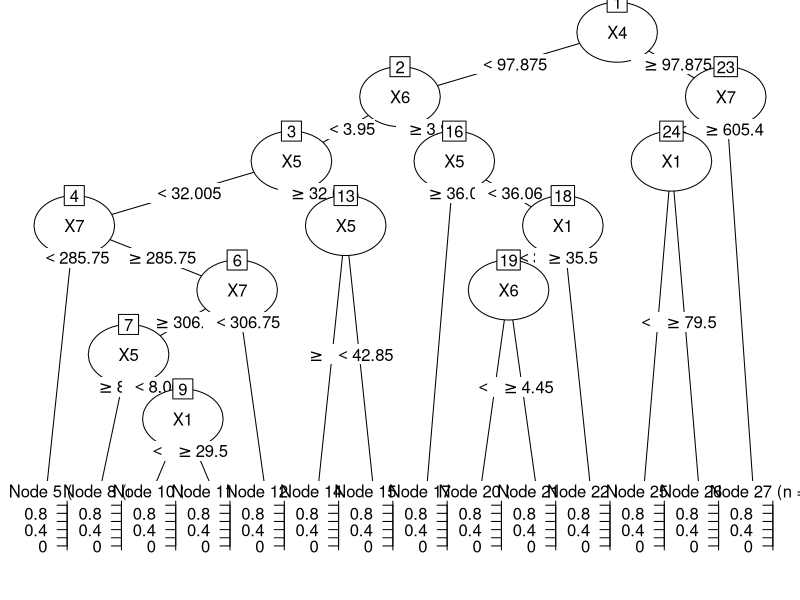
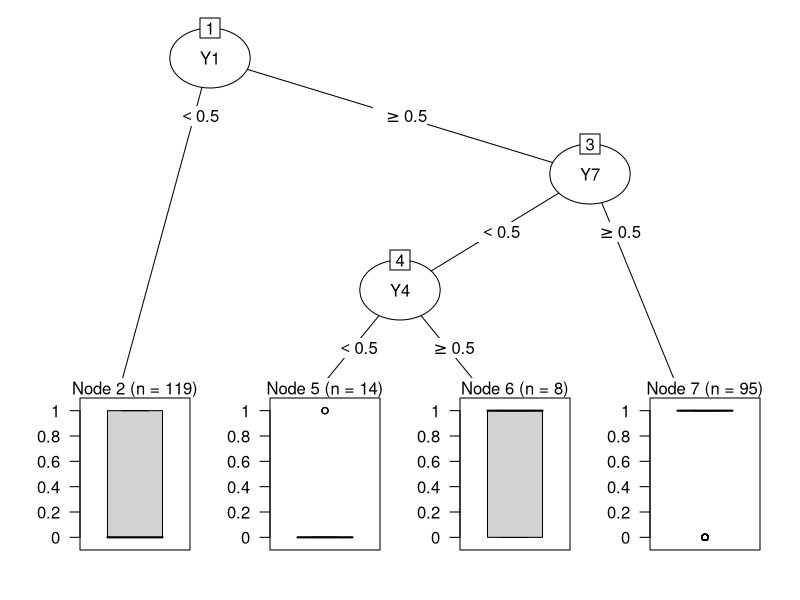
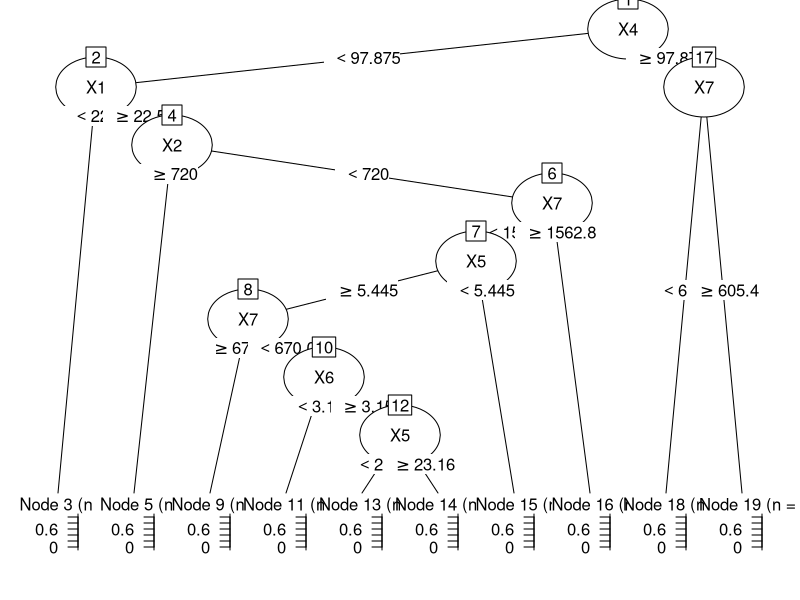
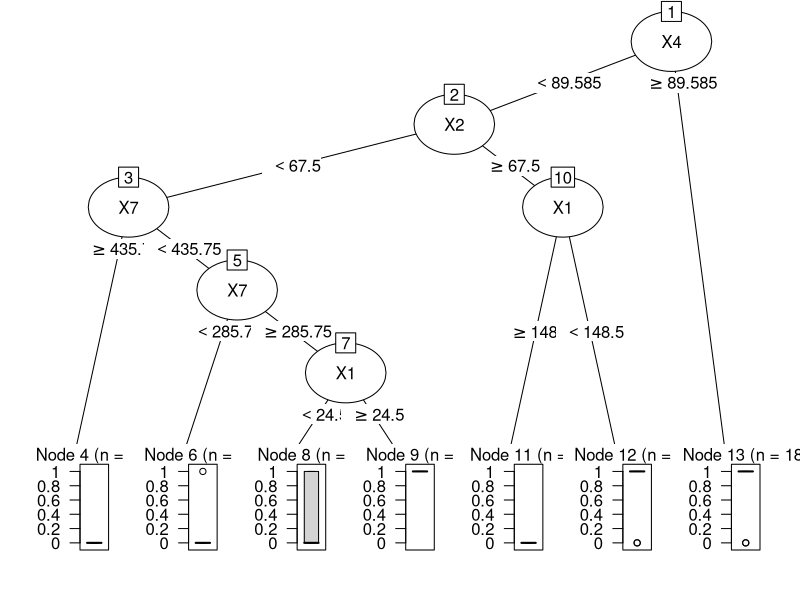
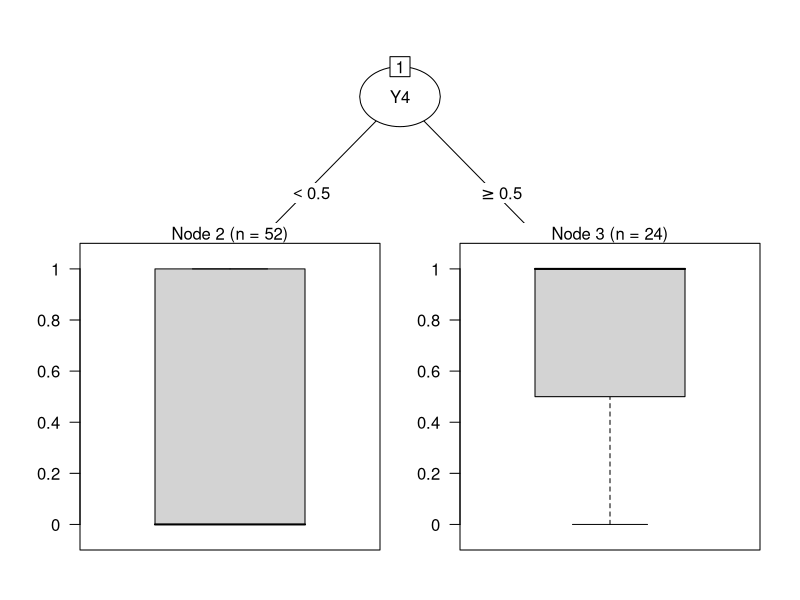
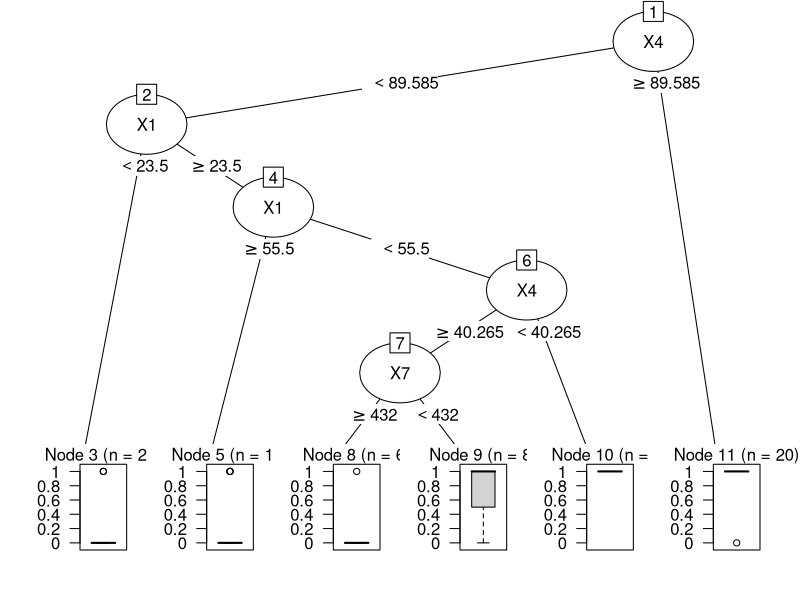
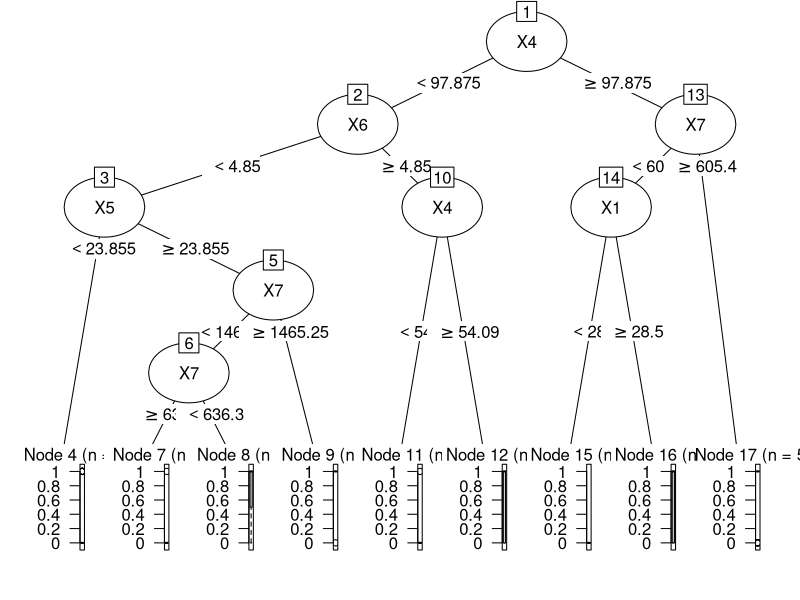
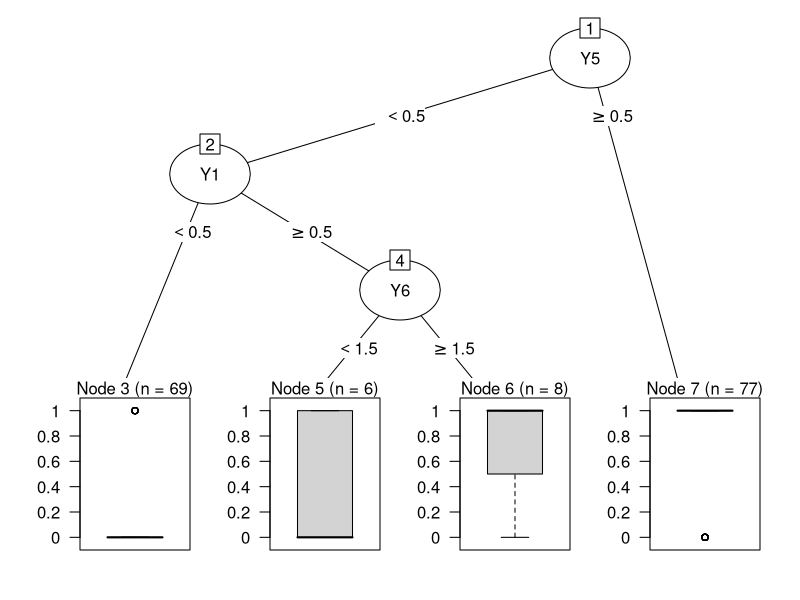

Reproduce these figures in R, in order. (Note: this script raises an error after producing the figures.)
library(partykit)
library(rpart)
library(sqldf)


data <- read.csv("Project Data.csv", header=TRUE, sep=",")
str(data)


#Getting data sets with X, Y, XY
data_all_X <-  sqldf('select Response,X1,X2,X3,X4,X5,X6,X7 from data ')
data_all_Y <-  sqldf('select Response,Y1,Y2,Y3,Y4,Y5,Y6,Y7 from data ')
data_all_XY  <-  sqldf('select Response,X1,X2,X3,X4,X5,X6,X7,Y1,Y2,Y3,Y4,Y5,Y6,Y7 from data ')


#Getting data sets with X, Y, XY and only Group=0 rows
data_0_X <-  sqldf('select Response,X1,X2,X3,X4,X5,X6,X7 from data where "Group" == 0 ')
data_0_Y  <-  sqldf('select Response,Y1,Y2,Y3,Y4,Y5,Y6,Y7 from data where "Group" == 0  ')
data_0_XY  <-  sqldf('select Response,X1,X2,X3,X4,X5,X6,X7,Y1,Y2,Y3,Y4,Y5,Y6,Y7 from data where "Group" == 0 ')


#Getting data sets with X, Y, XY and only Group=1 rows
data_1_X <-  sqldf('select Response,X1,X2,X3,X4,X5,X6,X7 from data where "Group" == 1')
data_1_Y  <-  sqldf('select Response,Y1,Y2,Y3,Y4,Y5,Y6,Y7 from data where "Group" == 1')
data_1_XY  <-  sqldf('select Response,X1,X2,X3,X4,X5,X6,X7,Y1,Y2,Y3,Y4,Y5,Y6,Y7 from data where "Group" == 1 ')




#Adding all kind of data sets to list
all_data_choices <- list(data_all_X, data_all_Y, data_all_XY, data_0_X, data_0_Y, data_0_XY, data_1_X, data_1_Y, data_1_XY)



#Empty list to hold accuracy for each data sets.
acc <- list()
i=1


#Iterating the list for datasets one by one and performing the model and predict
for(data_new in all_data_choices){
  
  #Splitting data in test and train with 20:80 ratio
  trainIdx <- sample(1:nrow(data_new), 0.8*nrow(data_new))
  train <- data_new[trainIdx,]
  test <- data_new[-trainIdx,]
  
  #Preparing the model for classification
  d_model_1 <- rpart(Response ~ . , data = train, method = 'class',  control=rpart.control(minsplit=5, minbucket=5, maxdepth=8))
  plot(as.party(d_model_1))
  
  #Prunning the model for better accuracy
  opt <- which.min(d_model_1$cptable [, "xerror"])
  cp <- d_model_1$cptable [opt,"CP"]
  DT_Model_1_pruned <- prune(d_model_1, cp=cp)
  #plot(as.party(DT_Model_1_pruned))
  
  #Predicting the test data
  t_predict = predict(DT_Model_1_pruned, test, type = 'class')

  #Taking out test data's available response
  t_given = data_new['Response']
  
  #Calculating accuracy with confidence matrix
  confMat <- table(test$Response,t_predict)
  accuracy <- sum(diag(confMat))/sum(confMat)
  
  #Adding accuracy to list
  acc[i] <- accuracy
  i = i+1
  print(accuracy)
  
}


#Index of highest accuracy
idx_best = which.max(acc)


#Getting which model performed best
best_model <-  switch (idx_best,
  "All X data with both groups",
  "All Y data with both groups",
  "All XY data with both groups",
  
  
  "X data with 0 group",
  "Y data with 0 group",
  "XY data with 0 group",
  
  "X data with 1 group",
  "Y data with 1 group",
  "XY data with 1 group"
)

print(paste0("Best model is: " , best_model))


#Fetching all plots at same place
plots.dir.path <- list.files(tempdir(), pattern="rs-graphics", full.names = TRUE); 
plots.png.paths <- list.files(plots.dir.path, pattern=".png", full.names = TRUE)
file.copy(from=plots.png.paths, to="C:\\Users\\Kul\\Downloads\\18 oct\\Classes\\Data Analytics\\Plots")


plots.png.detials <- file.info(plots.png.paths)
plots.png.detials <- plots.png.detials[order(plots.png.detials$mtime),]
sorted.png.names <- gsub(plots.dir.path, "C:\\Users\\Kul\\Downloads\\18 oct\\Classes\\Data Analytics\\Plots", row.names(plots.png.detials), fixed=TRUE)
numbered.png.names <- paste0("C:\\Users\\Kul\\Downloads\\18 oct\\Classes\\Data Analytics\\Plots\\", 1:length(sorted.png.names), ".png")

# Rename all the .png files as: 1.png, 2.png, 3.png, and so on.
file.rename(from=sorted.png.names, to=numbered.png.names)
